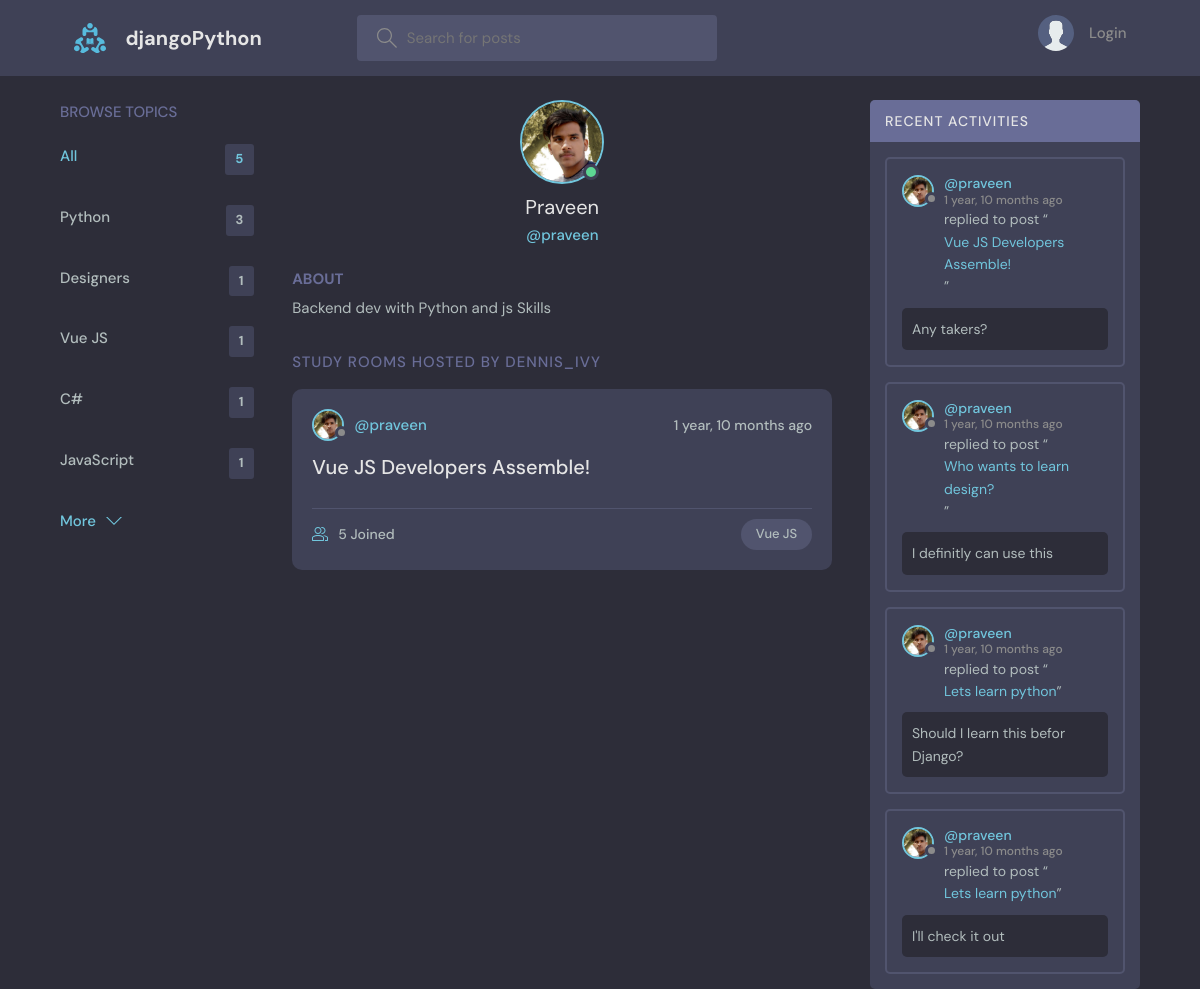
The app's page /profile/2/ with its own data.
### base/models.py (models this page shows, shortened)
class Topic(models.Model):
    name = models.CharField(max_length=200)

class User(AbstractUser):
    name = models.CharField(max_length=200, null=True)
    email = models.EmailField(unique=True, null=True)
    bio = models.TextField(null=True)
    avatar = models.ImageField(null=True, default="avatar.svg")
    USERNAME_FIELD = 'email'
    REQUIRED_FIELDS = []

class Room(models.Model):
    host = models.ForeignKey(User, on_delete=models.SET_NULL, null=True)
    topic = models.ForeignKey(Topic, on_delete=models.SET_NULL, null=True)
    name = models.CharField(max_length=200)
    description = models.TextField(null=True, blank=True)
    participants = models.ManyToManyField(
        User, related_name='participants', blank=True)
    updated = models.DateTimeField(auto_now=True)
    created = models.DateTimeField(auto_now_add=True)
    class Meta:
        ordering = ['-updated', '-created']
    def __str__(self):
        return self.name

class Message(models.Model):
    user = models.ForeignKey(User, on_delete=models.CASCADE)
    room = models.ForeignKey(Room, on_delete=models.CASCADE)
    body = models.TextField()
    updated = models.DateTimeField(auto_now=True)
    created = models.DateTimeField(auto_now_add=True)
    class Meta:
        ordering = ['-updated', '-created']

### base/views.py (the view)
# urls.py: path('profile/<str:pk>/', views.userProfile, name="user-profile"),
def userProfile(request, pk):
    user = User.objects.get(id=pk)
    rooms = user.room_set.all()
    room_messages = user.message_set.all()
    topics = Topic.objects.all()
    context = {'user': user, 'rooms': rooms,
               'room_messages': room_messages, 'topics': topics}
    return render(request, 'base/profile.html', context)

### base/templates/base/profile.html (shortened to what this page needs)
{% extends 'main.html' %}
{% block content %}
<main class="profile-page layout layout--3">
  <div class="container">
    {% include 'base/topics_component.html' %}
    <div class="roomList">
      <div class="profile">
        <div class="profile__avatar">
          <div class="avatar avatar--large active">
            <img src="{{user.avatar.url}}" />
          </div>
        </div>
        <div class="profile__info">
          <h3>{{user.name}}</h3>
          <p>@{{user.username}}</p>
        </div>
        <div class="profile__about">
          <h3>About</h3>
          <p>
            {{user.bio}}
          </p>
        </div>
      </div>
      <div class="roomList__header">
        <div>
          <h2>Study Rooms Hosted by dennis_ivy</a>
          </h2>
        </div>
      </div>
      {% include 'base/feed_component.html' %}
    </div>
    {% include 'base/activity_component.html' %}
  </div>
</main>
{% endblock content %}

### base/templates/base/topics_component.html
<div class="topics">
    <div class="topics__header">
        <h2>Browse Topics</h2>
    </div>
    <ul class="topics__list">
        <li>
            <a href="{% url 'home' %}" class="active">All <span>{{topics.count}}</span></a>
        </li>
        {% for topic in topics %}
        <li>
            <a href="{% url 'home' %}?q={{topic.name}}">{{topic.name}}<span>{{topic.room_set.all.count}}</span></a>
        </li>
        {% endfor %}
    </ul>
    <a class="btn btn--link" href="{% url 'topics' %}">
        More
        <svg version="1.1" xmlns="http://www.w3.org/2000/svg" width="32" height="32" viewBox="0 0 32 32">
            <title>chevron-down</title>
            <path d="M16 21l-13-13h-3l16 16 16-16h-3l-13 13z"></path>
        </svg>
    </a>
</div>

### base/templates/base/feed_component.html (shortened to what this page needs)
{% for room in rooms %}
<div class="roomListRoom">
    <div class="roomListRoom__header">
        <a href="{% url 'user-profile' room.host.id %}" class="roomListRoom__author">
            <div class="avatar avatar--small">
                <img src="{{room.host.avatar.url}}" />
            </div>
            <span>@{{room.host.username}}</span>
        </a>
        <div class="roomListRoom__actions">
            <span>{{room.created|timesince}} ago</span>
        </div>
    </div>
    <div class="roomListRoom__content">
        <a href="{% url 'room' room.id %}">{{room.name}}</a>
    </div>
    <div class="roomListRoom__meta">
        <a href="{% url 'room' room.id %}" class="roomListRoom__joined">
            {{room.participants.all.count}} Joined
        </a>
        <p class="roomListRoom__topic">{{room.topic.name}}</p>
    </div>
</div>
{% endfor %}

### base/templates/base/activity_component.html (shortened to what this page needs)
<div class="activities">
    <div class="activities__header">
        <h2>Recent Activities</h2>
    </div>
    {% for message in room_messages %}
    <div class="activities__box">
        <div class="activities__boxHeader roomListRoom__header">
            <a href="{% url 'user-profile' message.user.id %}" class="roomListRoom__author">
                <div class="avatar avatar--small">
                    <img src="{{message.user.avatar.url}}" />
                </div>
                <p>
                    @{{message.user.username}}
                    <span>{{message.created|timesince}} ago</span>
                </p>
            </a>
        </div>
        <div class="activities__boxContent">
            <p>replied to post “<a href="{% url 'room' message.room.id %}">{{message.room}}</a>”</p>
            <div class="activities__boxRoomContent">{{message.body}}</div>
        </div>
    </div>
    {% endfor %}
</div>

### records on screen
Topic: name "Python", room_set.all.count "3"
Topic: name "Designers", room_set.all.count "1"
Topic: name "Vue JS", room_set.all.count "1"
Topic: name "C#", room_set.all.count "1"
Topic: name "JavaScript", room_set.all.count "1"
User: avatar (picture), name "Praveen", username "praveen", bio "Backend dev with Python and js Skills"
Room: host.avatar (picture), host.username "praveen", created "1 year, 10 months", name "Vue JS Developers Assemble!", participants.all.count "5", topic.name "Vue JS"
Message: user.avatar (picture), user.username "praveen", created "1 year, 10 months", room "Vue JS Developers Assemble!", body "Any takers?"
Message: user.avatar (picture), user.username "praveen", created "1 year, 10 months", room "Who wants to learn design?", body "I definitly can use this"
Message: user.avatar (picture), user.username "praveen", created "1 year, 10 months", room "Lets learn python", body "Should I learn this befor Django?"
Message: user.avatar (picture), user.username "praveen", created "1 year, 10 months", room "Lets learn python", body "I'll check it out"

### other values on screen
{{ topics.count }} "5"
